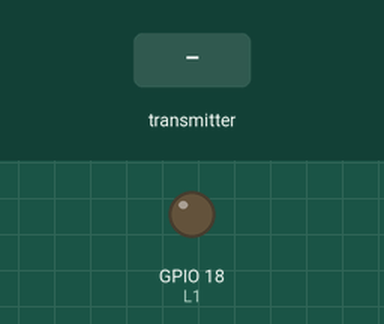
The sketch below on a simulated ESP32. Shown: output pins drawn as LEDs (lit = HIGH). Inputs (shaded band) come from the test bench.

Above: at 1.2 s.
1.3 s: the transmitter starts sending value = 1024
At 1.9 s:
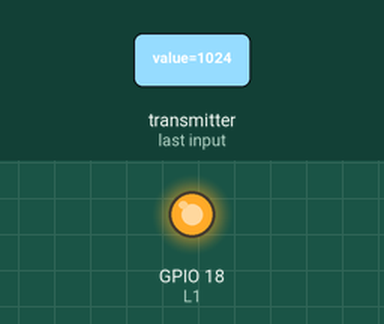
2.8 s: the transmitter starts sending value = 0
At 4.0 s:
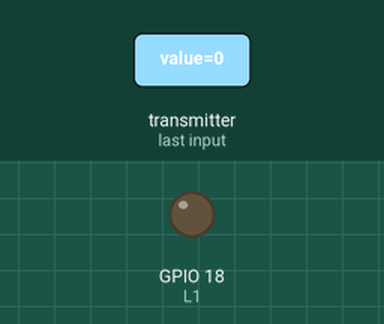
4.3 s: the transmitter starts sending value = 2048
At 5.4 s:
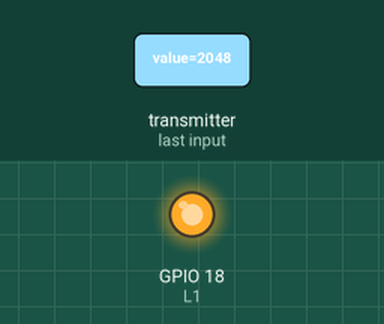
Timing chart, 0 to 7.3 s (numbered marks = the images above; inputs shaded):
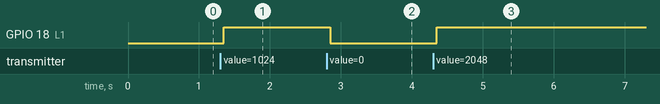

Measured:
- after the input at 1.3 s, GPIO 18 (L1): LOW → HIGH after 0.05 s
- after the input at 2.8 s, GPIO 18 (L1): HIGH → LOW after 0.05 s
- after the input at 4.3 s, GPIO 18 (L1): LOW → HIGH after 0.05 s

The sketch:

Receiver.ino
```cpp
#include <esp_now.h>
#include <WiFi.h>

#define L1 18

typedef struct struct_message {
  int value;
} struct_message;

struct_message incomingData;

void OnDataRecv(const esp_now_recv_info_t *info, const uint8_t *data, int len) {
  memcpy(&incomingData, data, sizeof(incomingData));
  digitalWrite( L1, incomingData.value );
}

void setup() {
  Serial.begin(115200);

  WiFi.mode(WIFI_STA);
  WiFi.disconnect();

  if (esp_now_init() != ESP_OK) {
    return;
  }
  esp_now_register_recv_cb(OnDataRecv);
  pinMode(L1,OUTPUT);
}

void loop() {
}
```
